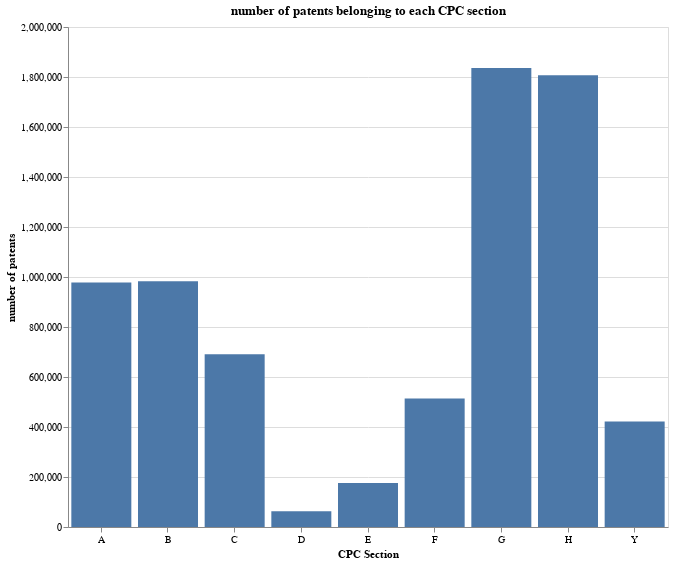

Notebook cell for this chart:
### Code cell
chart2=alt.Chart(data1).mark_bar().encode(
    x = alt.X('CPC Section',axis=alt.Axis(labelAngle=0)), # sort the bars
    y = alt.Y('all patents belonging to each CPC section',title = " number of patents   ")
    ).properties(
    title='number of patents belonging to each CPC section ',
    width=600,
    height=500
)

chart2

### Figure 1 — Vega-Lite specification as saved in the notebook (floating-point values rounded to 4 significant figures)
{"config": {"view": {"continuousWidth": 400, "continuousHeight": 300}}, "data": {"name": "data-c77890692aab69340a9932a2956e6867"}, "mark": "bar", "encoding": {"x": {"type": "nominal", "axis": {"labelAngle": 0}, "field": "CPC Section"}, "y": {"type": "quantitative", "field": "all patents belonging to each CPC section", "title": " number of patents   "}}, "height": 500, "title": "number of patents belonging to each CPC section ", "width": 600, "$schema": "https://vega.github.io/schema/vega-lite/v4.8.1.json", "datasets": {"data-c77890692aab69340a9932a2956e6867": [{"CPC Section": "A", "all patents belonging to each CPC section": 977640}, {"CPC Section": "B", "all patents belonging to each CPC section": 982690}, {"CPC Section": "C", "all patents belonging to each CPC section": 691371}, {"CPC Section": "D", "all patents belonging to each CPC section": 62917}, {"CPC Section": "E", "all patents belonging to each CPC section": 175780}, {"CPC Section": "F", "all patents belonging to each CPC section": 514153}, {"CPC Section": "G", "all patents belonging to each CPC section": 1835949}, {"CPC Section": "H", "all patents belonging to each CPC section": 1807161}, {"CPC Section": "Y", "all patents belonging to each CPC section": 422028}]}}
